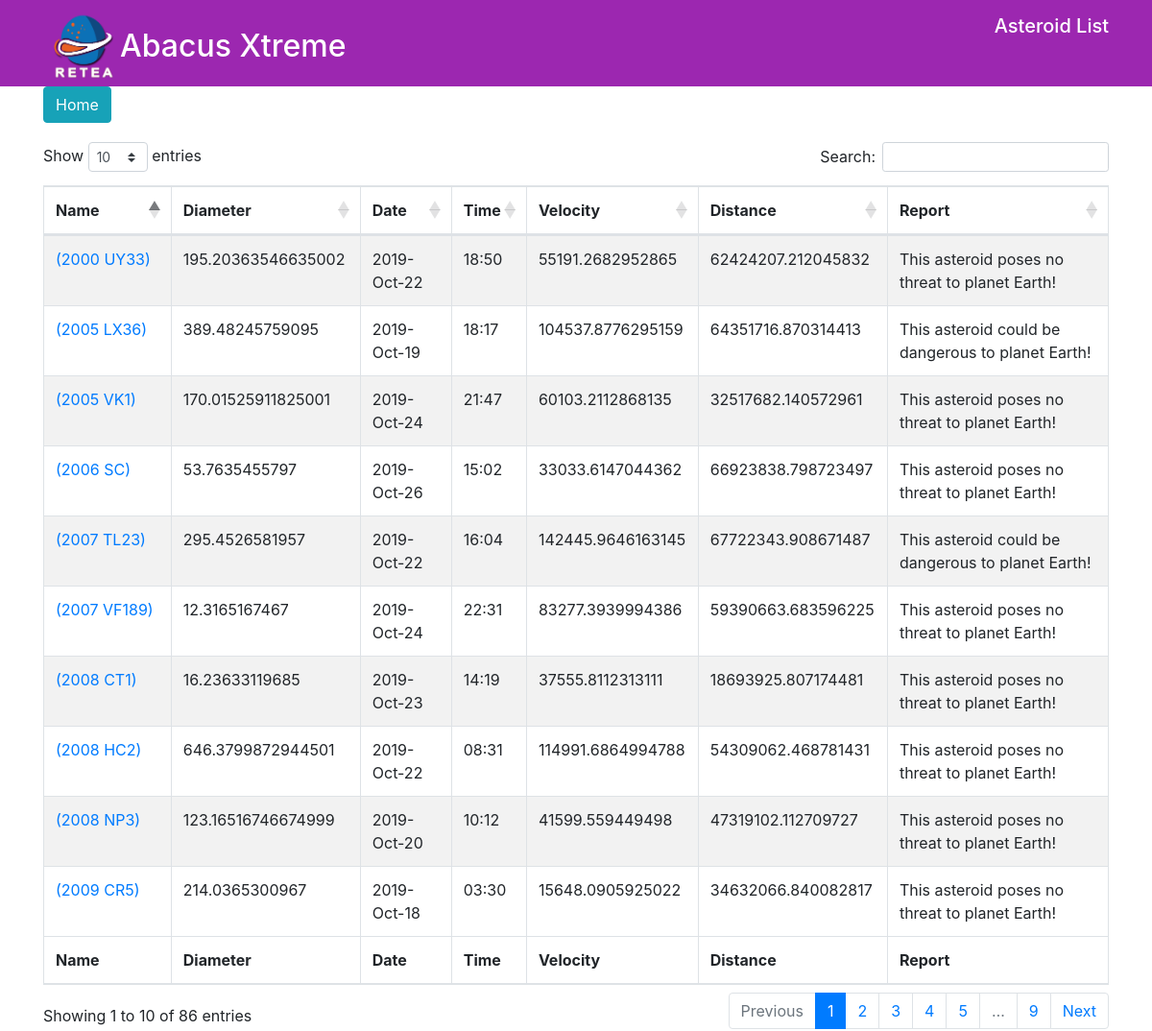
The page /asteroid-list.php on the database its author committed.
### tables this page shows
CREATE TABLE `approach` (
  `id` int(100) NOT NULL,
  `neo_id` text,
  `name` text,
  `diameter` text,
  `date_full` text,
  `date` text,
  `time` text,
  `velocity` text,
  `distance` text,
  `report` text
);

### asteroid-list.php (the view, shortened to what this page needs)
<!DOCTYPE HTML>
<html lang="en-US">
<head>
	<link rel="stylesheet" href="https://stackpath.bootstrapcdn.com/bootstrap/4.3.1/css/bootstrap.min.css">
	<link rel="stylesheet" href="https://cdn.datatables.net/1.10.19/css/dataTables.bootstrap4.min.css">
	<link rel="stylesheet" type="text/css" href="style.css" media="all" />
</head>
<body>
	<div class="header">
		<div class="container">
			<h2><a href="index.php" style="color: #fff;"><img src="images/logo.png" style="height: 80px; width: 80px;">Abacus Xtreme</a> <a href="asteroid-list.php" style="float:right;color:#fff;font-size:20px; padding-top:5px;">Asteroid List</a></h2>
		</div>
	</div>
	<div class="container">
	<a href="index.php" class="btn btn-info" style="margin-bottom:20px;">Home</a>
		<table id="example" class="table table-striped table-bordered" style="width:100%">
			<thead>
				<tr>
					<th>Name</th>
					<th>Diameter</th>
					<th>Date</th>
					<th>Time</th>
					<th>Velocity</th>
					<th>Distance</th>
					<th>Report</th>
				</tr>
			</thead>
			<tbody>
			<?php
	$con = mysqli_connect("localhost","root","","asteroid");
			$query = mysqli_query($con, "SELECT * FROM `approach` ORDER BY 'date' asc");
			while($row = mysqli_fetch_array($query)){
				$name     = $row['name'];
				$diameter = $row['diameter'];
				$date 	  = $row['date'];
				$time 	  = $row['time'];
				$velocity = $row['velocity'];
				$distance = $row['distance'];
				$report   = $row['report'];
				$asteroid = <<<DELIMETER
				<tr>
					<td><a href="asteroid.php?asteroid=$distance">{$name}</a></td>
					<td>{$diameter}</td>
					<td>{$date}</td>
					<td>{$time}</td>
					<td>{$velocity}</td>
					<td>{$distance}</td>
					<td>{$report}</td>
				</tr>
DELIMETER;
			echo $asteroid;
			}
?>
			</tbody>
			<tfoot>
				<tr>
					<th>Name</th>
					<th>Diameter</th>
					<th>Date</th>
					<th>Time</th>
					<th>Velocity</th>
					<th>Distance</th>
					<th>Report</th>
				</tr>
			</tfoot>
	</div>
</body>
</html>

### style.css (style rules this page uses)
.header { height:90px; background-color:#9c27b0; padding:10px; margin-bottom:0px; }
.header h2 { color:#fff; }

### rows shown on the page
approach: name "(2009 CR5)", diameter "214.0365300967", date "2019-Oct-18", time "03:30", velocity "15648.0905925022", distance "34632066.840082817", report "This asteroid poses no threat to planet Earth!"
approach: name "(2005 LX36)", diameter "389.48245759095", date "2019-Oct-19", time "18:17", velocity "104537.8776295159", distance "64351716.870314413", report "This asteroid could be dangerous to planet Earth!"
approach: name "(2008 CT1)", diameter "16.23633119685", date "2019-Oct-23", time "14:19", velocity "37555.8112313111", distance "18693925.807174481", report "This asteroid poses no threat to planet Earth!"
approach: name "(2005 VK1)", diameter "170.01525911825001", date "2019-Oct-24", time "21:47", velocity "60103.2112868135", distance "32517682.140572961", report "This asteroid poses no threat to planet Earth!"
approach: name "(2007 VF189)", diameter "12.3165167467", date "2019-Oct-24", time "22:31", velocity "83277.3939994386", distance "59390663.683596225", report "This asteroid poses no threat to planet Earth!"
approach: name "(2006 SC)", diameter "53.7635455797", date "2019-Oct-26", time "15:02", velocity "33033.6147044362", distance "66923838.798723497", report "This asteroid poses no threat to planet Earth!"
approach: name "(2008 NP3)", diameter "123.16516746674999", date "2019-Oct-20", time "10:12", velocity "41599.559449498", distance "47319102.112709727", report "This asteroid poses no threat to planet Earth!"
approach: name "(2007 TL23)", diameter "295.4526581957", date "2019-Oct-22", time "16:04", velocity "142445.9646163145", distance "67722343.908671487", report "This asteroid could be dangerous to planet Earth!"
approach: name "(2000 UY33)", diameter "195.20363546635002", date "2019-Oct-22", time "18:50", velocity "55191.2682952865", distance "62424207.212045832", report "This asteroid poses no threat to planet Earth!"
approach: name "(2008 HC2)", diameter "646.3799872944501", date "2019-Oct-22", time "08:31", velocity "114991.6864994788", distance "54309062.468781431", report "This asteroid poses no threat to planet Earth!"
